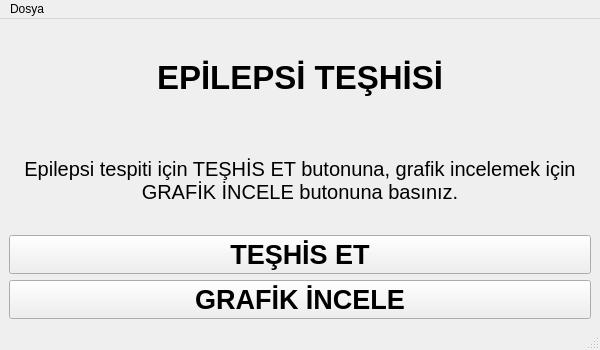
<?xml version="1.0" encoding="UTF-8"?>
<ui version="4.0">
 <class>MainWindow</class>
 <widget class="QMainWindow" name="MainWindow">
  <property name="geometry">
   <rect>
    <x>0</x>
    <y>0</y>
    <width>600</width>
    <height>350</height>
   </rect>
  </property>
  <property name="windowTitle">
   <string>MainWindow</string>
  </property>
  <widget class="QWidget" name="centralwidget">
   <layout class="QVBoxLayout" name="verticalLayout">
    <item>
     <widget class="QLabel" name="label">
      <property name="font">
       <font>
        <pointsize>25</pointsize>
        <weight>75</weight>
        <bold>true</bold>
        <kerning>true</kerning>
       </font>
      </property>
      <property name="text">
       <string>EPİLEPSİ TEŞHİSİ</string>
      </property>
      <property name="alignment">
       <set>Qt::AlignCenter</set>
      </property>
     </widget>
    </item>
    <item>
     <widget class="QLabel" name="label_2">
      <property name="font">
       <font>
        <pointsize>15</pointsize>
       </font>
      </property>
      <property name="text">
       <string>Epilepsi tespiti için TEŞHİS ET butonuna, grafik incelemek için GRAFİK İNCELE butonuna basınız.</string>
      </property>
      <property name="textFormat">
       <enum>Qt::AutoText</enum>
      </property>
      <property name="scaledContents">
       <bool>false</bool>
      </property>
      <property name="alignment">
       <set>Qt::AlignCenter</set>
      </property>
      <property name="wordWrap">
       <bool>true</bool>
      </property>
     </widget>
    </item>
    <item>
     <widget class="QPushButton" name="tahminet_btn">
      <property name="font">
       <font>
        <pointsize>20</pointsize>
        <weight>75</weight>
        <bold>true</bold>
       </font>
      </property>
      <property name="text">
       <string>TEŞHİS ET</string>
      </property>
     </widget>
    </item>
    <item>
     <widget class="QPushButton" name="grafikciz_btn">
      <property name="font">
       <font>
        <pointsize>20</pointsize>
        <weight>75</weight>
        <bold>true</bold>
       </font>
      </property>
      <property name="text">
       <string>GRAFİK İNCELE</string>
      </property>
     </widget>
    </item>
   </layout>
  </widget>
  <widget class="QMenuBar" name="menubar">
   <property name="geometry">
    <rect>
     <x>0</x>
     <y>0</y>
     <width>600</width>
     <height>21</height>
    </rect>
   </property>
   <widget class="QMenu" name="menuDosya">
    <property name="title">
     <string>Dosya</string>
    </property>
    <addaction name="actionCSV_Dosyas_Se"/>
   </widget>
   <addaction name="menuDosya"/>
  </widget>
  <widget class="QStatusBar" name="statusbar"/>
  <action name="actionCSV_Dosyas_Se">
   <property name="text">
    <string>CSV Dosyası Seç</string>
   </property>
  </action>
 </widget>
 <resources/>
 <connections/>
</ui>
